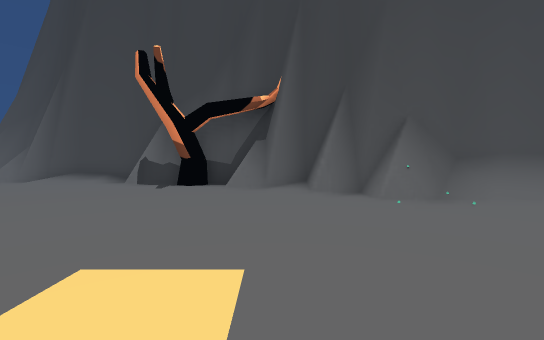
View 1 (above)

24 first-person views from a walk through a Unity game level. The camera is 1.3 m above the floor, tilts 2° down and sees 90° across. The floor is counted in squares, 2 m on a side. Each view is taken from the middle of a square. On the plan, view 1 faces up. The plan holds only what a view shows up to about 9 squares ahead; the rest is blank. The place goes on beyond the plan. Some surface patterns are stand-ins.

View 2
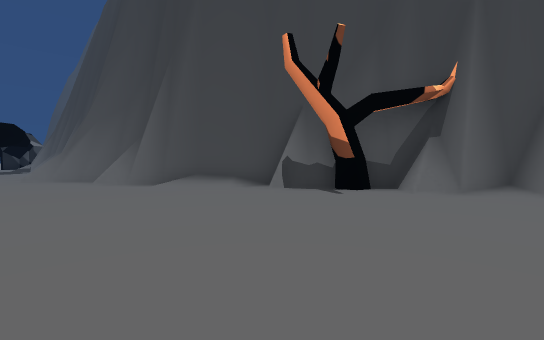

View 3
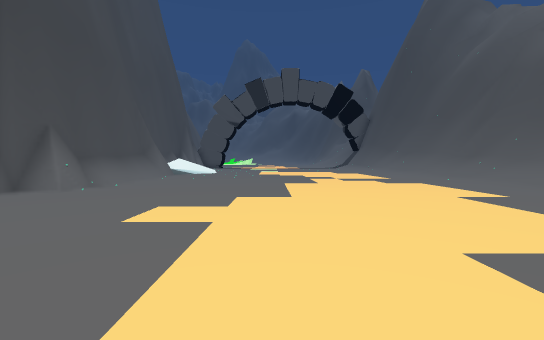

View 4
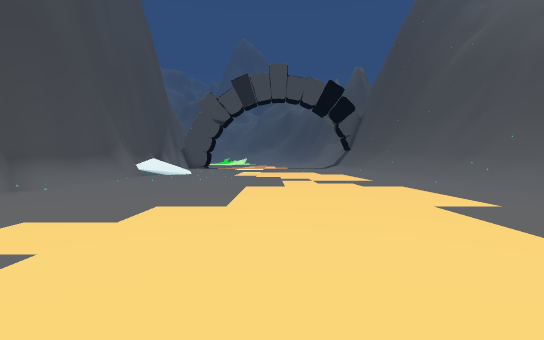

View 5
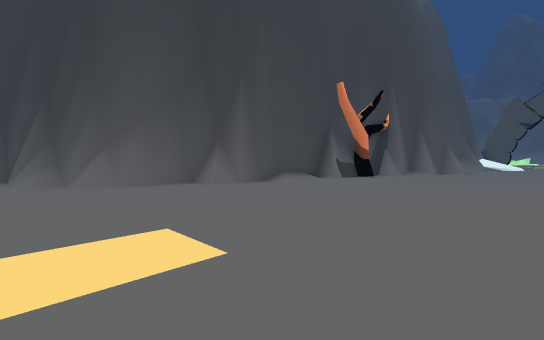

View 6
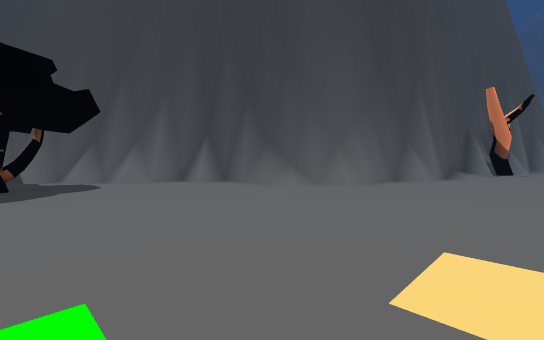

View 7
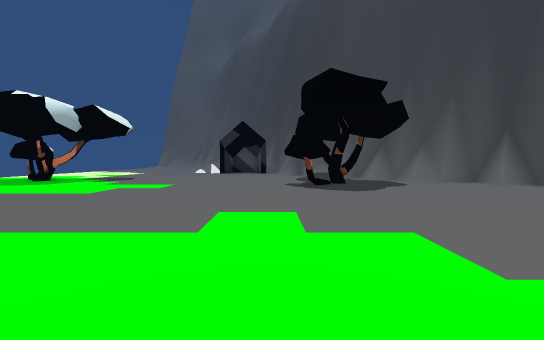

View 8
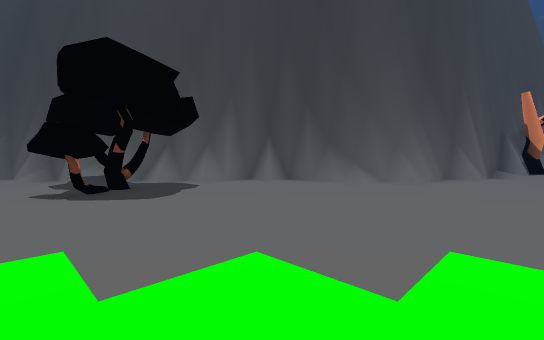

View 9
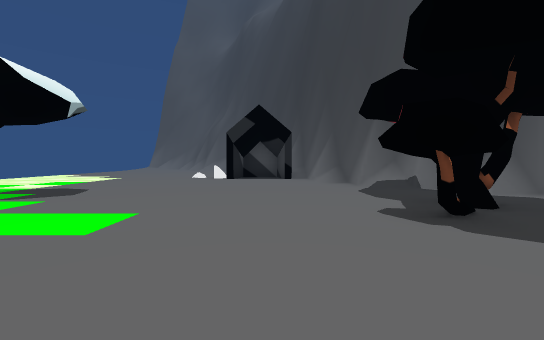

View 10
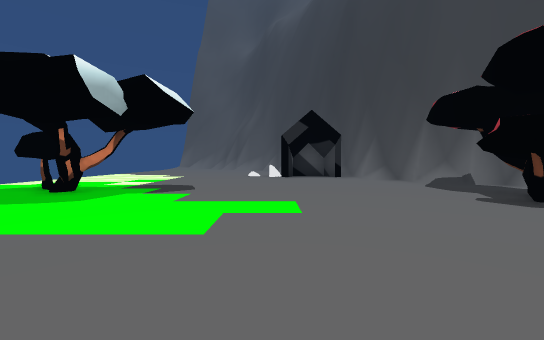

View 11
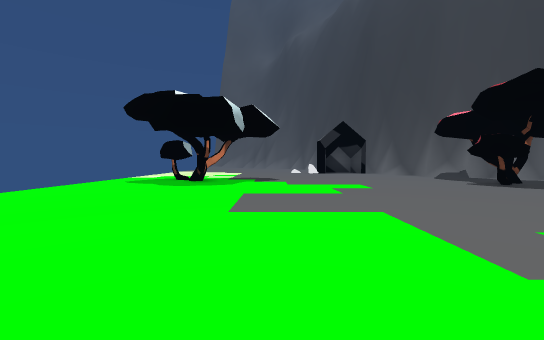

View 12
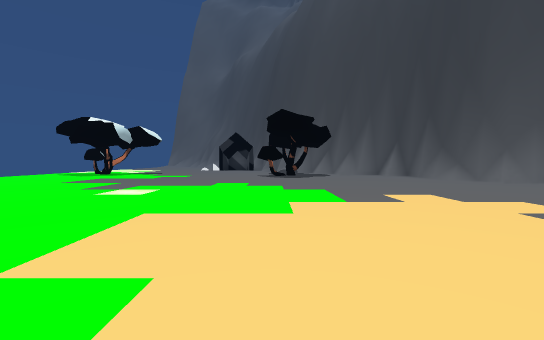

View 13
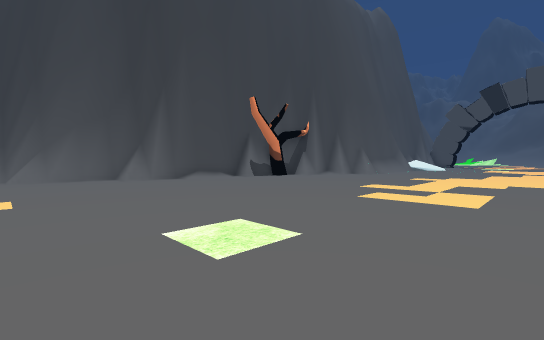

View 14
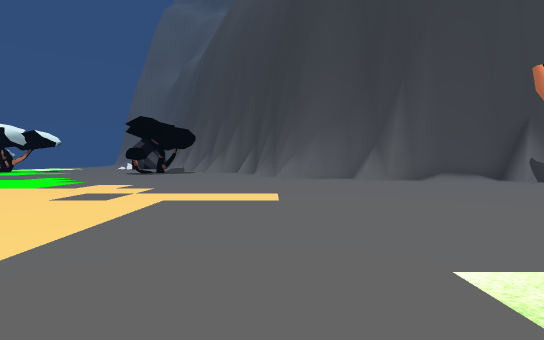

View 15
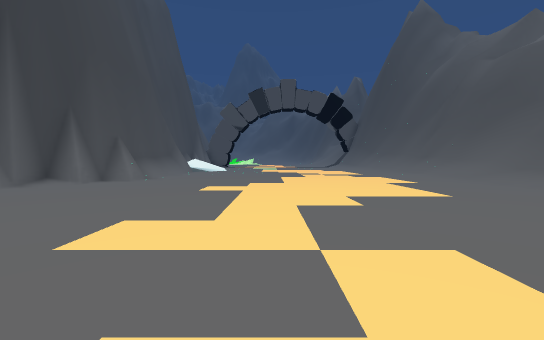

View 16
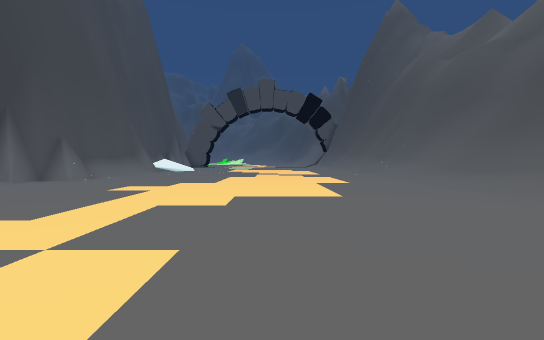

View 17
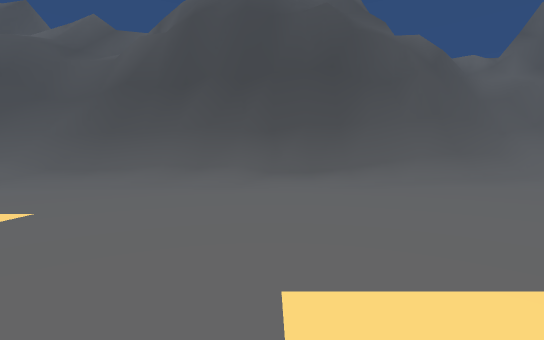

View 18
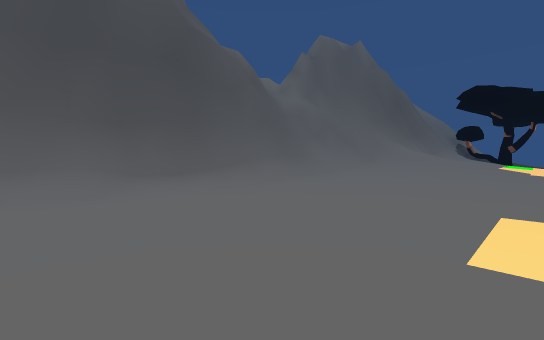

View 19
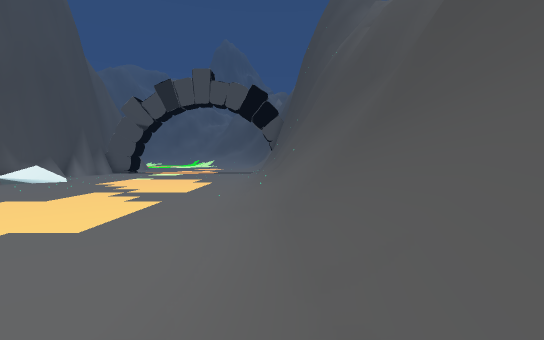

View 20
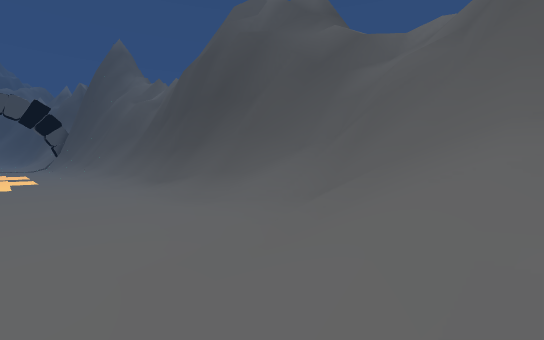

View 21
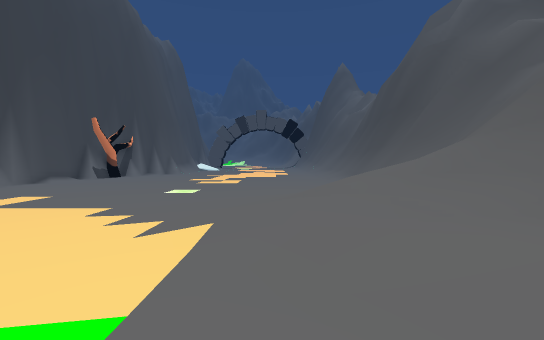

View 22
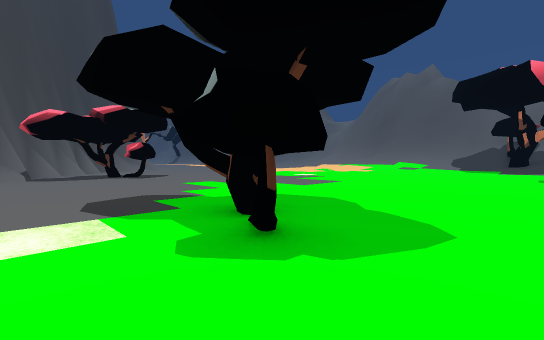

View 23
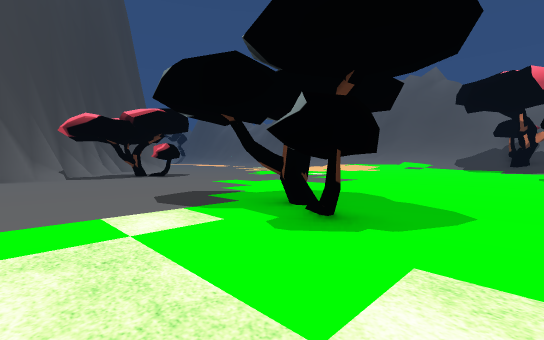

View 24
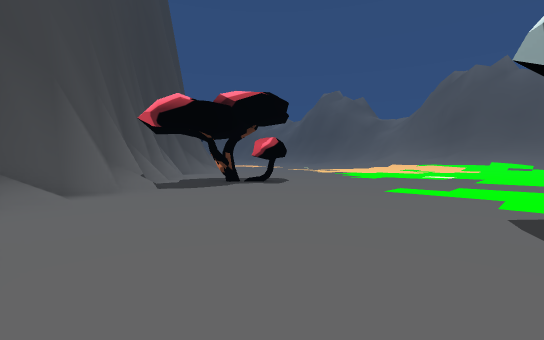

### Floor plan
Key: @ floor where view 1 was taken; # wall or solid block; . main floor; : floor 0.25 m higher than the main floor; / step, stairs or slope; = window, fence, low wall or low ledge; ^ raised ledge; T tree.
Columns run from 30 left of view 1 to 6 right of it. Each row starts with its distance up from view 1.
 19  ........../#
 18 ............##
 17 ............/##
 16 ..#........../##
 15 ..##........../##
 14 ............#...##
 13 ...........#.....##
 12 .................###
 11 ..................##
 10 ..................=####
  9 .....................######
  8 .......................///####
  7 ............................T###
  6 ...  ..........................####^#
  5 ..     ......................... #///
  4         .........................../.
  3          ............................
  2           ...  ......................
  1            .  .......................
  0              :................@......
 -1             ///:.....................
 -2            ///////:..................
 -3           ////////::.................
 -4            ///////::.................
 -5             ///////::................
 -6              //////////........./////
 -7               ///////////////////////
 -8               ##/=################ ##

Positions as (right, up) in squares from view 1, and headings:
1: (0, 0), facing up
2: (-4, 1), facing up
3: (-4, 0), facing right
4: (-3, -1), facing right
5: (-13, 2), facing up-right
6: (-18, 6), facing up-right
7: (-20, 6), facing up
8: (-20, 7), facing up-right
9: (-21, 10), facing up
10: (-23, 9), facing up
11: (-25, 6), facing up
12: (-19, 1), facing up
13: (-12, -2), facing up-right
14: (-12, -1), facing up
15: (-7, 0), facing right
16: (-7, -2), facing right
17: (-5, 0), facing down
18: (-3, -1), facing down-left
19: (-3, -7), facing right
20: (-16, -3), facing down-right
21: (-20, -3), facing right
22: (-30, 17), facing down-right
23: (-30, 18), facing down-right
24: (-25, 19), facing down-right
